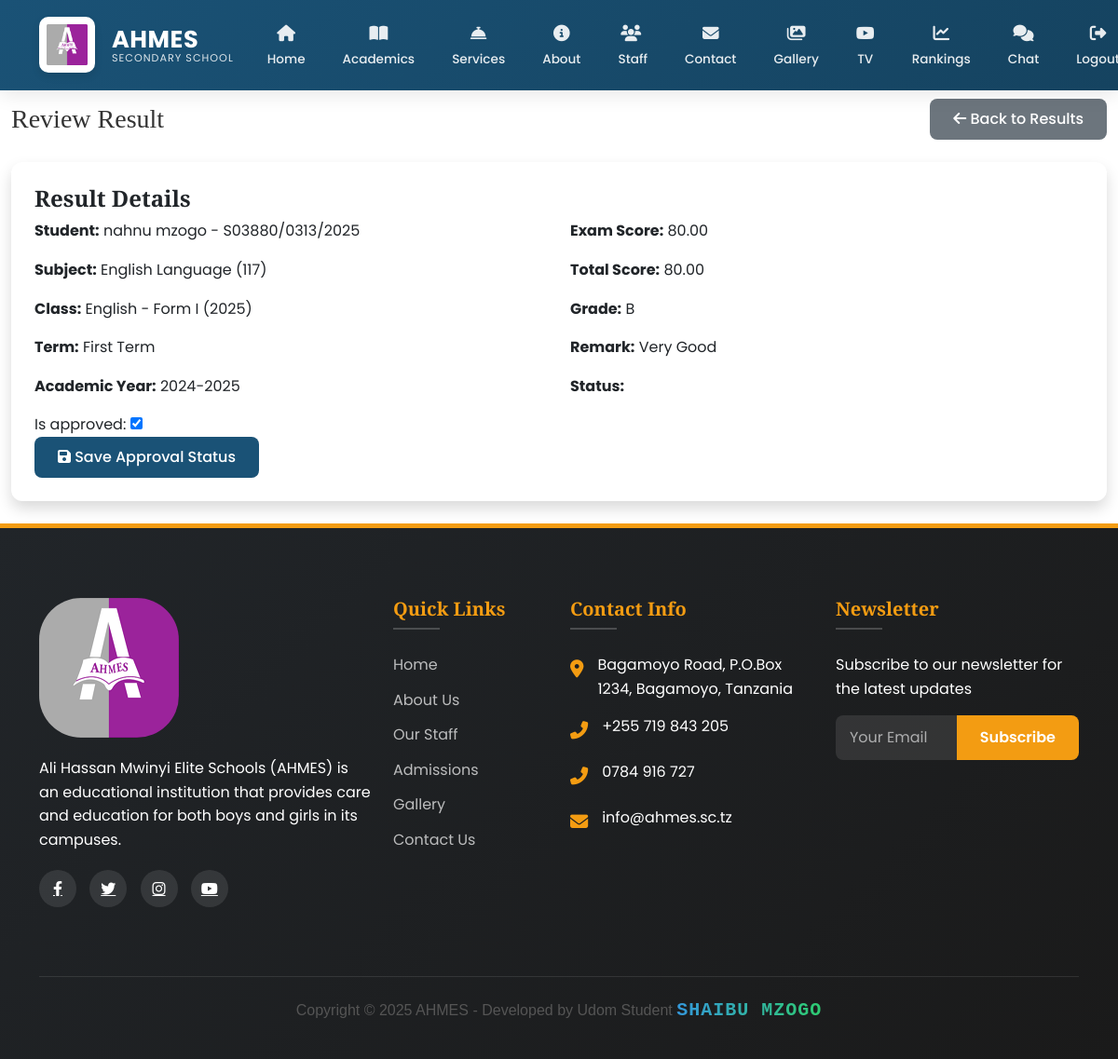
/ad/results/review/69/ (signed in), run on the app's committed database.
### main/models.py (models this page shows, shortened)
class Result(models.Model):
    TERM_CHOICES = [('1','First Term'),('2','Second Term')]
    student = models.ForeignKey(Student, on_delete=models.CASCADE, related_name='results')
    subject = models.ForeignKey(Subject, on_delete=models.CASCADE)
    school_class = models.ForeignKey(SchoolClass, on_delete=models.CASCADE)
    term = models.CharField(max_length=1, choices=TERM_CHOICES)
    academic_year = models.CharField(max_length=20)
    week_number = models.PositiveSmallIntegerField()
    exam_score = models.DecimalField(max_digits=5, decimal_places=2)
    total_score = models.DecimalField(max_digits=5, decimal_places=2, editable=False)
    grade = models.CharField(max_length=2, editable=False)
    remark = models.CharField(max_length=100, editable=False)
    teacher = models.ForeignKey(StaffMember, on_delete=models.CASCADE, related_name='results_given')
    is_approved = models.BooleanField(default=False)
    approved_by = models.ForeignKey(User, null=True, blank=True, on_delete=models.SET_NULL, related_name='approved_results')
    date_approved = models.DateTimeField(null=True, blank=True)
    class Meta:
        unique_together = ('student','subject','term','academic_year','week_number')

class Student(models.Model):
    GENDER_CHOICES = [
        ('M', 'Male'),
        ('F', 'Female'),
    ]
    user = models.OneToOneField(
        User,
        on_delete=models.CASCADE,
        related_name='student_profile',
        null=True,
        blank=True
    )
    first_name = models.CharField(max_length=100)
    middle_name = models.CharField(max_length=100, blank=True)
    last_name = models.CharField(max_length=100)
    gender = models.CharField(max_length=1, choices=GENDER_CHOICES)
    date_of_birth = models.DateField()
    admission_number = models.CharField(max_length=20, unique=True)
    campus = models.ForeignKey(
        Campus,
        on_delete=models.CASCADE,
        related_name='students'
    )
    level = models.ForeignKey(
        Level,
        on_delete=models.CASCADE,
        related_name='students'
    )
    admission_date = models.DateField()
    parent = models.ForeignKey(
        Parent,
        on_delete=models.CASCADE,
        related_name='students',
        null=True,
        blank=True
    )
    profile_picture = CloudinaryField(
        'students/profile_pictures',
        folder="school/students/profile_pictures",
        transformation={'quality': 'auto:good', 'width': 300, 'height': 300, 'crop': 'fill'},
        blank=True,
        null=True
    )
    created_at = models.DateTimeField(auto_now_add=True)
    updated_at = models.DateTimeField(auto_now=True)
    def __str__(self):
        return f"{self.first_name} {self.last_name} - {self.admission_number}"
    class Meta:
        ordering = ['-created_at']
        verbose_name = 'Student'
        verbose_name_plural = 'Students'

class Subject(models.Model):
    name = models.CharField(max_length=100)
    code = models.CharField(max_length=20, unique=True)
    description = models.TextField(blank=True)
    level = models.ForeignKey(Level, on_delete=models.CASCADE, related_name='subjects')
    def __str__(self):
        return f"{self.name} ({self.code})"

class SchoolClass(models.Model):
    name = models.CharField(max_length=100)
    level = models.ForeignKey(Level, on_delete=models.CASCADE)
    teacher = models.ForeignKey(StaffMember, on_delete=models.CASCADE)
    students = models.ManyToManyField(Student)
    academic_year = models.CharField(max_length=20)
    created_at = models.DateTimeField(auto_now_add=True)
    updated_at = models.DateTimeField(auto_now=True)
    def __str__(self):
        return f"{self.name} - {self.level.name} ({self.academic_year})"

class Level(models.Model):
    name = models.CharField(max_length=100)
    description = models.TextField()

### main/views.py (the view)
# urls.py: path('ad/results/review/<int:pk>/', views.review_result, name='review_result'),
@login_required
@user_passes_test(is_academic_admin)
def review_result(request, pk):
    result = get_object_or_404(Result, pk=pk)
    if request.method == 'POST':
        form = ResultApprovalForm(request.POST, instance=result)
        if form.is_valid():
            result = form.save(commit=False)
            if result.is_approved:
                result.approved_by = request.user
                result.date_approved = timezone.now()
                result.save()
                if result.student.parent and result.student.parent.user:
                    send_push_notification(
                        user=result.student.parent.user,
                        title="New Results Available",
                        message=f"Results for {result.student} in {result.subject} are now available",
                        url=reverse('parent_view_results')
                    )
                messages.success(request, 'Result approved successfully!')
            else:
                result.save()
                messages.success(request, 'Result approval status updated!')
            return redirect('admin_result_dashboard')
    else:
        form = ResultApprovalForm(instance=result)
    return render(request, 'academics/review_result.html', {
        'form': form,
        'result': result
    })

### main/forms.py
class ResultApprovalForm(forms.ModelForm):
    class Meta:
        model = Result
        fields = ['is_approved']

### main/context_processors.py (called while the page is built)
def admin_counts(request):
    if request.user.is_authenticated and request.user.is_admin:
        return {
            'pending_comments': Comment.objects.filter(is_approved=False).count(),
            'gallery_count': Gallery.objects.count(),
        }
    return {}

def unread_messages_count(request):
    if request.user.is_authenticated:
        count = Message.objects.filter(
            conversation__participants=request.user,
            is_read=False
        ).exclude(
            sender=request.user
        ).count()
        print(f"DEBUG: Unread messages count for {request.user}: {count}")  # Debug output
        return {'unread_messages_count': count}
    return {}

### main/models.py (called while the page is built)
    def __str__(self):
        return self.username

### main/views.py (called while the page is built)
def is_academic_admin(user):
    return user.is_authenticated and (
        user.is_admin or
        (hasattr(user, 'staff_profile') and user.staff_profile.position == 'Administrator')
    )

### main/templates/academics/review_result.html (shortened to what this page needs)
{% extends 'main/base.html' %}
{% load static %}
{% block content %}
<div class="container-fluid">
  <div class="d-sm-flex align-items-center justify-content-between mb-4">
    <h1 class="h3 mb-0 text-gray-800">Review Result</h1>
    <a href="{% url 'admin_result_dashboard' %}" class="btn btn-secondary">
      <i class="fas fa-arrow-left mr-2"></i> Back to Results
    </a>
  </div>
  <div class="card shadow mb-4">
    <div class="card-body">
      <h4>Result Details</h4>
      <div class="row">
        <div class="col-md-6">
          <p><strong>Student:</strong> {{ result.student }}</p>
          <p><strong>Subject:</strong> {{ result.subject }}</p>
          <p><strong>Class:</strong> {{ result.school_class }}</p>
          <p><strong>Term:</strong> {{ result.get_term_display }}</p>
          <p><strong>Academic Year:</strong> {{ result.academic_year }}</p>
        </div>
        <div class="col-md-6">
          <p><strong>Exam Score:</strong> {{ result.exam_score }}</p>
          <p><strong>Total Score:</strong> {{ result.total_score }}</p>
          <p><strong>Grade:</strong> {{ result.grade }}</p>
          <p><strong>Remark:</strong> {{ result.remark }}</p>
          <p><strong>Status:</strong>
            {% if result.is_approved %}
              <span class="badge badge-success">Approved</span>
            {% else %}
              <span class="badge badge-warning">Pending</span>
            {% endif %}
          </p>
        </div>
      </div>
      <form method="post">
        <div class="form-group">
          {{ form.is_approved.label_tag }}
          {{ form.is_approved }}
        </div>
        <button type="submit" class="btn btn-primary">
          <i class="fas fa-save mr-2"></i> Save Approval Status
        </button>
      </form>
    </div>
  </div>
</div>
{% endblock %}

### data on the page
Result: student "nahnu mzogo - S03880/0313/2025", subject "English Language (117)", school_class "English - Form I (2025)", term "First Term", academic_year "2024-2025", exam_score "80.00", total_score "80.00", grade "B", remark "Very Good", is_approved "☑"
